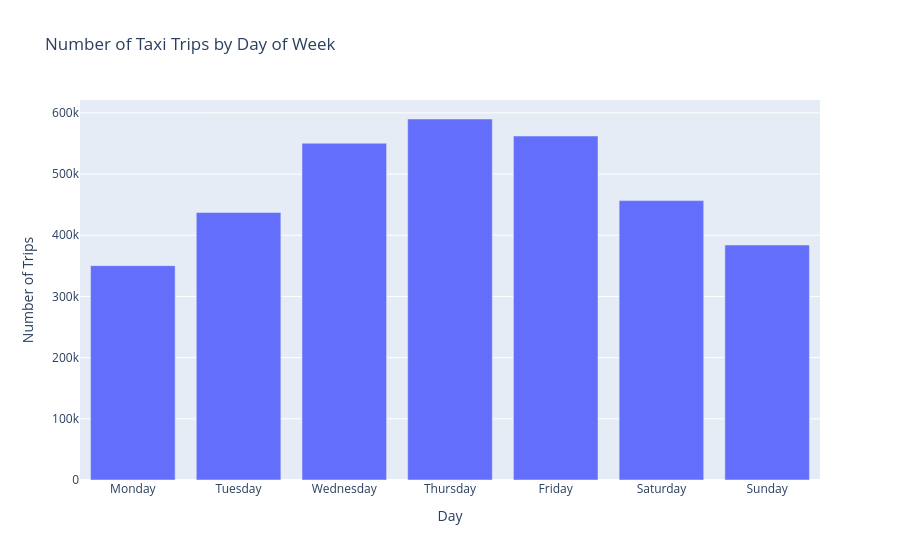

Notebook code cell kept with this figure:
### Code cell
# Number of Taxi Trips by Day of Week

day_order = [
    'Monday', 'Tuesday', 'Wednesday',
    'Thursday', 'Friday', 'Saturday', 'Sunday'
]

day_trips = (
    df_taxi_c['pickup_day_of_week']
    .value_counts()
    .reindex(day_order)
    .reset_index()
)

day_trips.columns = ['day', 'trips']

fig = px.bar(
    day_trips,
    x='day',
    y='trips',
    title='Number of Taxi Trips by Day of Week',
    labels={
        'day': 'Day',
        'trips': 'Number of Trips'
    }
)

fig.show()

### Figure 1 — Plotly figure (JSON) as saved in the notebook; plotly's stock layout.template omitted (floating-point values rounded to 4 significant figures)
{"data": [{"hovertemplate": "Day=%{x}<br>Number of Trips=%{y}<extra></extra>", "legendgroup": "", "marker": {"color": "#636efa", "pattern": {"shape": ""}}, "name": "", "orientation": "v", "showlegend": false, "textposition": "auto", "type": "bar", "x": ["Monday", "Tuesday", "Wednesday", "Thursday", "Friday", "Saturday", "Sunday"], "xaxis": "x", "y": [350288, 437224, 550355, 590022, 562245, 456641, 383990], "yaxis": "y"}], "layout": {"autosize": true, "barmode": "relative", "legend": {"tracegroupgap": 0}, "title": {"text": "Number of Taxi Trips by Day of Week"}, "xaxis": {"anchor": "y", "autorange": true, "domain": [0, 1], "range": [-0.5, 6.5], "title": {"text": "Day"}, "type": "category"}, "yaxis": {"anchor": "x", "autorange": true, "domain": [0, 1], "range": [0, 621100.0], "title": {"text": "Number of Trips"}, "type": "linear"}}}
